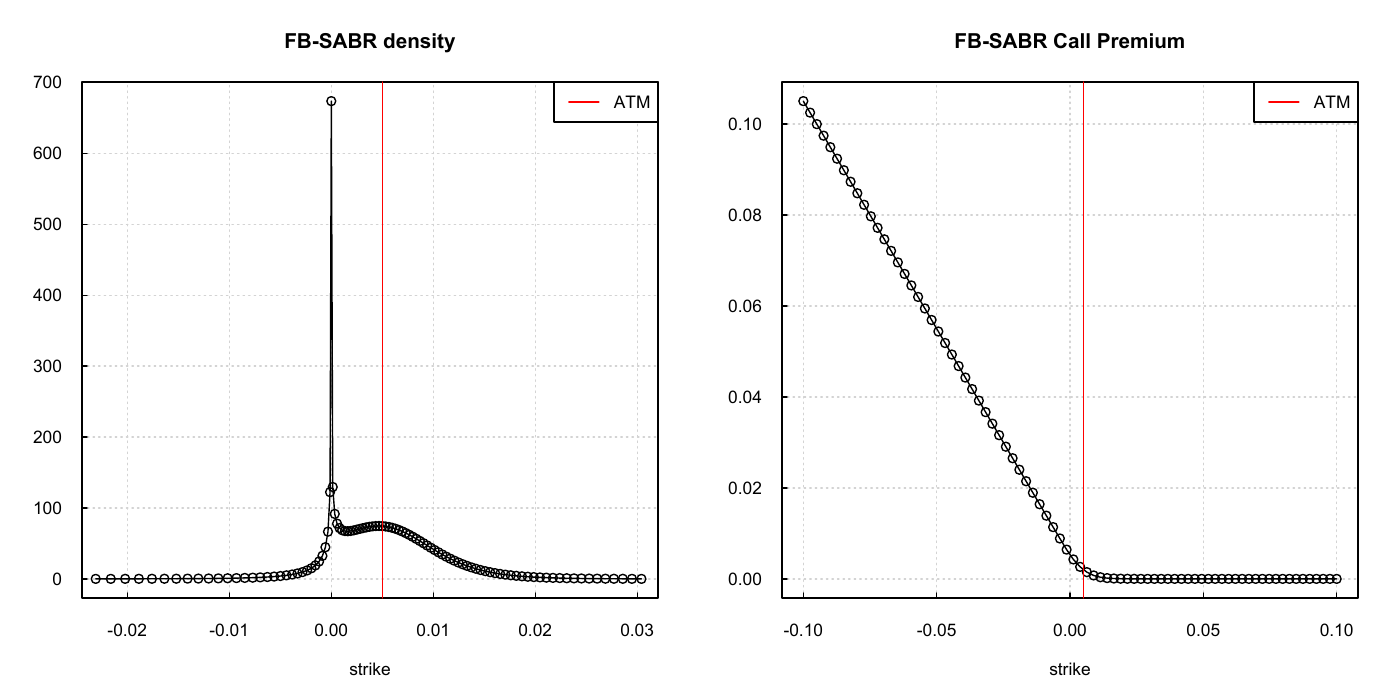

R code for this plot:
library(Cairo)
library(Rcpp)

sourceCpp("./freeboundarysabr.cpp")  # compile Rcpp code

forward <- 50/100/100
beta <- 0.25
alpha <- 0.6*forward^(1-beta)
nu <- 0.3
rho <- -0.3
T <- 3
nd <- 3
N <- 100
timesteps <- 365*T
strikes <- seq(-0.1, 0.1, length.out = 80)

output <- makeTransformedSABRDensityLawsonSwayne(alpha, beta, nu, rho, forward, T, N, timesteps, nd)
premium <- sapply(strikes,
                  function(x)
                    priceCallTransformedSABRDensity(x, alpha, beta, nu, rho, forward, T, P = output$P, PL = output$PL, PR = output$PR,
                                                    zmin = output$zmin, zmax = output$zmax, h = output$h))
Fm <- makeForwardR(alpha, beta, nu, rho, forward, output$zm)
Fmin <- makeForwardR(alpha, beta, nu, rho, forward, output$zmin)
Fmax <- makeForwardR(alpha, beta, nu, rho, forward, output$zmax)

CairoPDF("./freeboundarysabr.pdf", width = 14, height = 7)
par(mfrow = 1:2)
plot(x = Fm, y = output$density, type = "o", xlim = c(Fmin, Fmax), xlab = "strike", ylab = "",
     panel.first = grid(), tcl = 0.25, las = 1, main = "FB-SABR density")
abline(v = forward, col = 2)
legend("topright", "ATM", col = 2, lty = 1)

plot(x = strikes, y = premium, type = "o", panel.first = grid(), tcl = 0.25, las = 1,
     xlab = "strike", ylab = "", main = "FB-SABR Call Premium")
abline(v = forward, col = 2)
legend("topright", "ATM", col = 2, lty = 1)
dev.off()